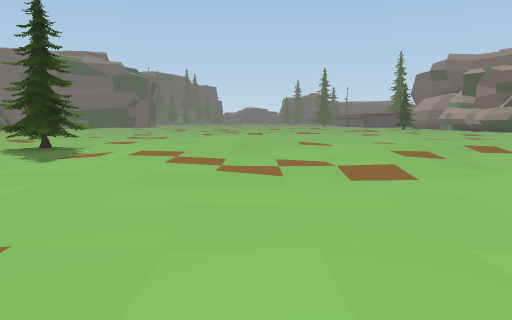
[1] (above)

24 first-person views from a walk through a scene from a Unity 3-D project. The camera is 1.4 m above the floor, tilts 6° down and sees 70° across. The floor is counted in squares, 2 m on a side. Each view is taken from the middle of a square. On the plan, view 1 faces up. The plan holds only what a view shows up to about 11 squares ahead; the rest is blank. The place goes on beyond the plan.

[2]
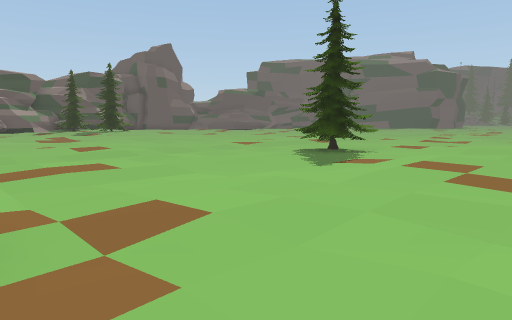

[3]
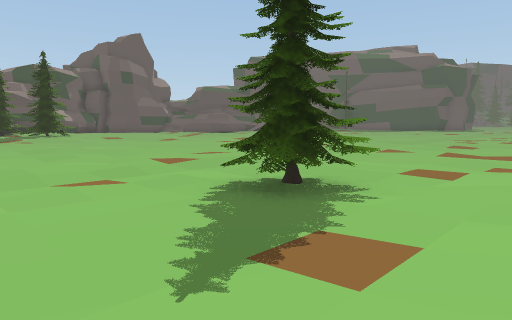

[4]
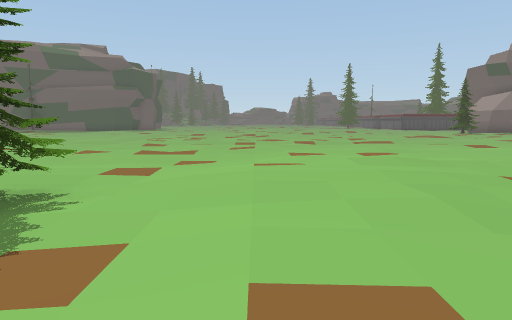

[5]
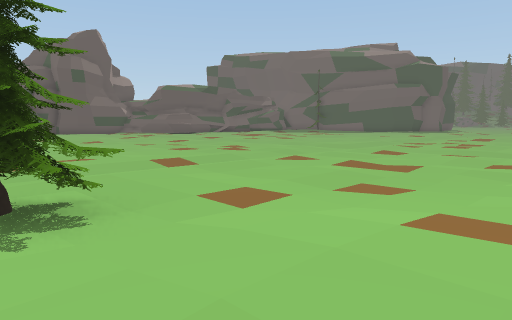

[6]
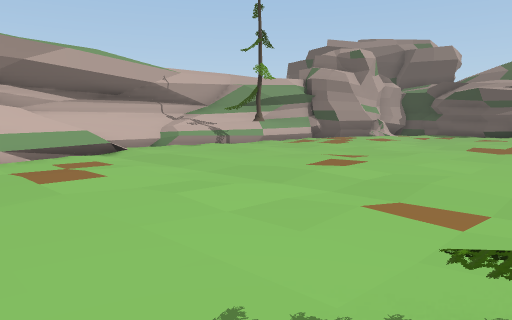

[7]
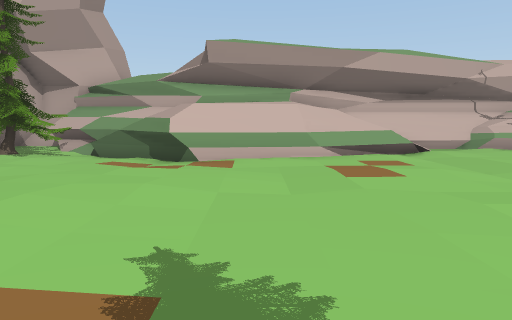

[8]
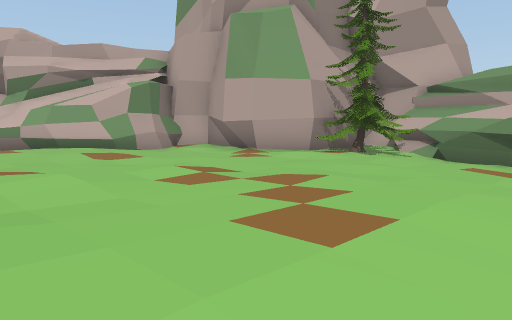

[9]
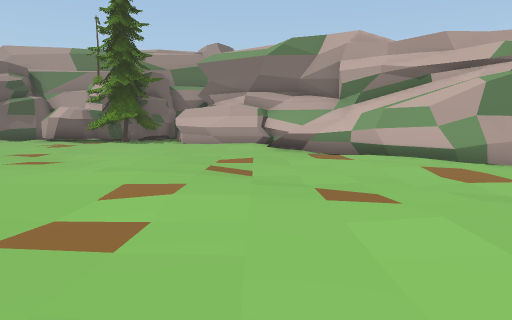

[10]
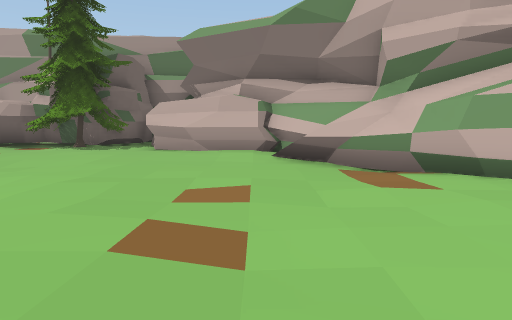

[11]
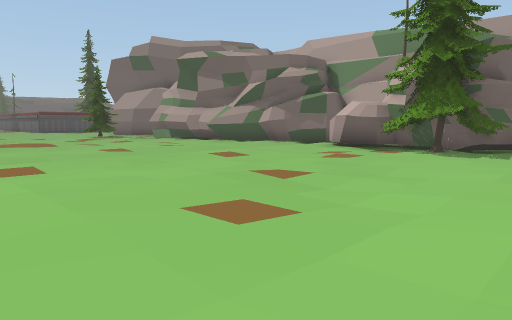

[12]
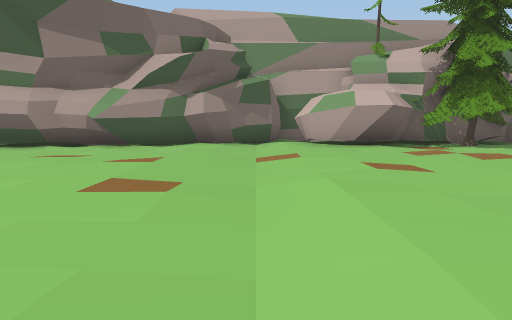

[13]
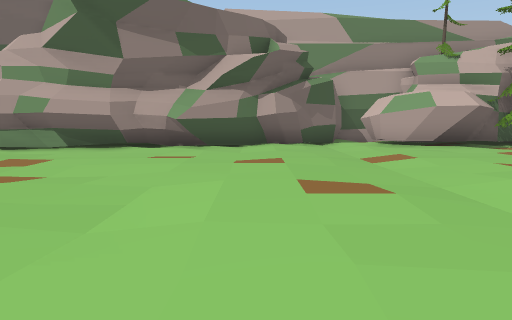

[14]
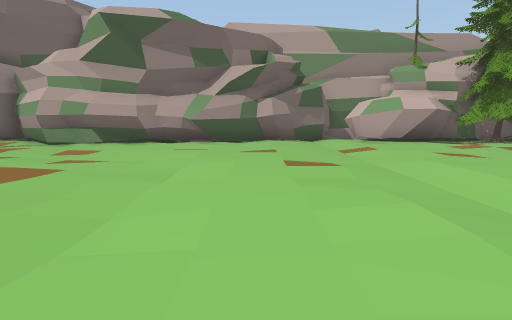

[15]
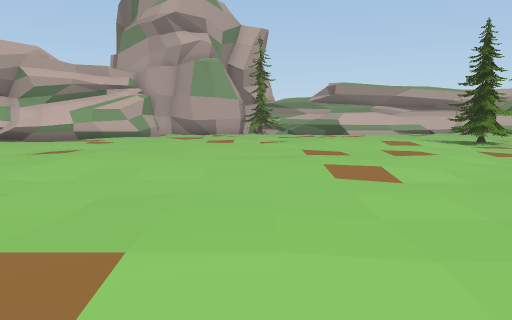

[16]
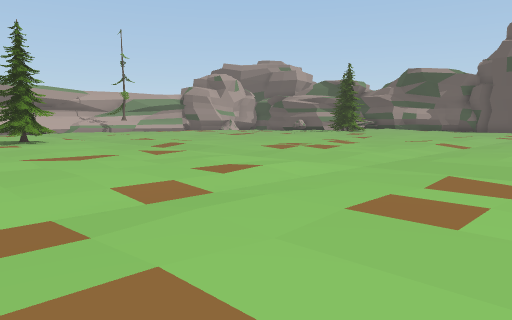

[17]
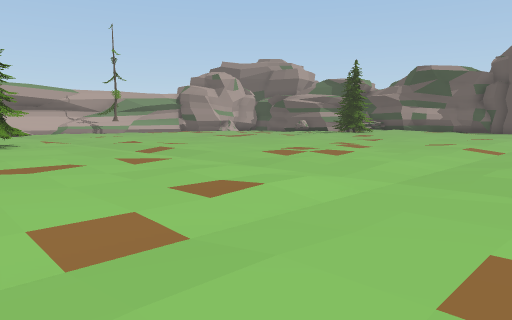

[18]
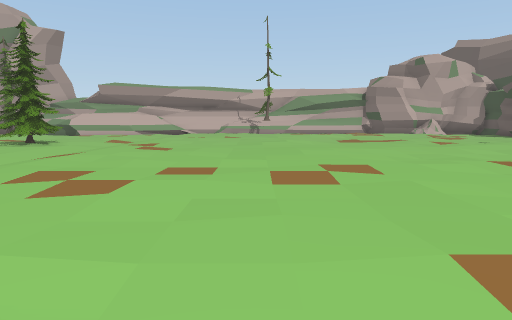

[19]
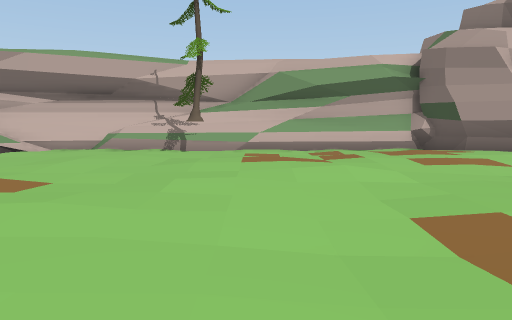

[20]
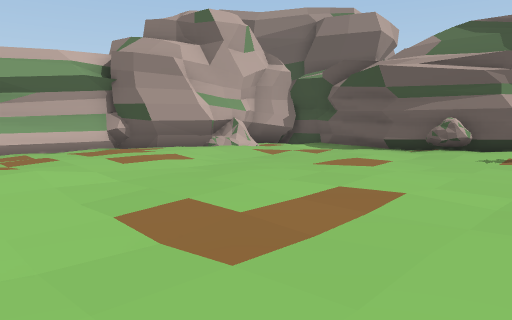

[21]
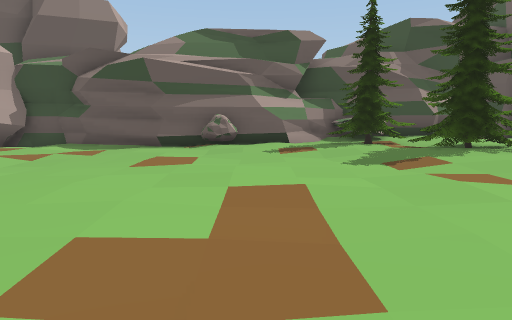

[22]
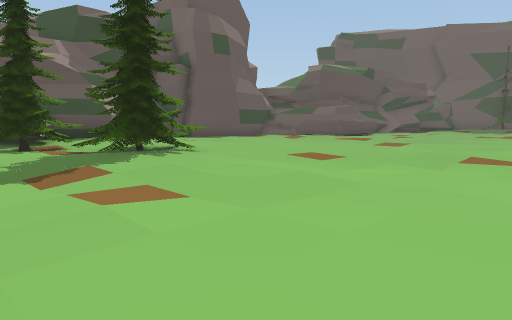

[23]
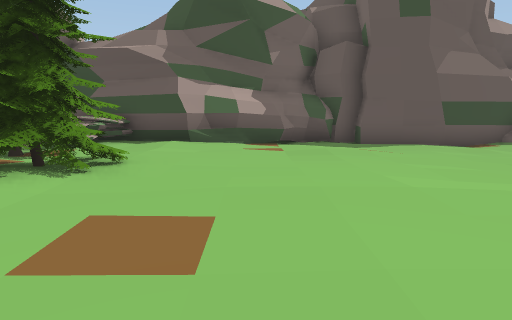

[24]
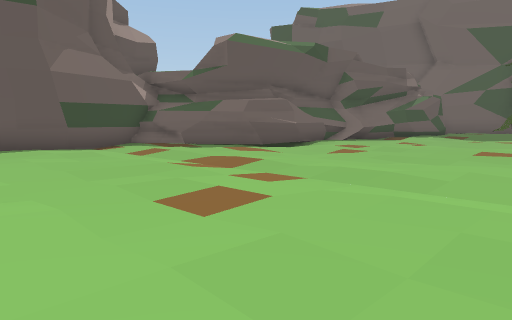

### Floor plan
Key: @ floor where view 1 was taken; # wall or solid block; . main floor; : floor 0.25 m higher than the main floor; + floor 0.5 m higher than the main floor; * floor 2.5 m higher than the main floor; / step, stairs or slope; = window, fence, low wall or low ledge; ^ raised ledge; T tree; R rock; O other object.
Columns run from 28 left of view 1 to 16 right of it. Each row starts with its distance up from view 1.
 27                                        ::.#
 26                                       ::/.#
 25      ..:::                          :/....#
 24      .....                         /......#
 23     .......                      ...../:..##
 22     ...../.            ..:.     ../../.:...#
 21 #..:.......       .://.:.:.    ......::....##
 20 #..::.:.::.:  :....:/...:..   . .::.:..:....#
 19 #..........................  ...............#
 18 #....::...::..::...:./:...  ..::...::..::...#
 17 #::....:..:. .:...:://....  ....:..:.:.:...##
 16 #::.::..:... .:..::.....:.::.::..:...:.:..##
 15 #::::::::::.:..::.::./.:.:::::::::::.:..::##
 14 #/::::::::::.:::....//:.../::::::::::.:::TTT
 13 ##:::::::::...:::..://.:..::::::::::...::TTT
 12  ##+::::::....::.::://...:/++::::::....::.T##
 11   #+++TT/:::.:::::.://:::///+++::::::.:::####
 10   #++TTT/::::::::..://.../++++:::/:::::::#
  9   RRRT/::/:..../:..:..TTT/+++:::::/:....#=
  8    #T///..:.../:::..//:T:::+/:::/..:.../#
  7    #^::......./::..://.:.:+:::::......./#
  6     #::/..:.../...:.//.:.:::::::/..:..###
  5     #R...:..../.:::://:..::::::...:..####
  4     #......../....:./..../:::.......###
  3     #......../:.....//:..::::......##
  2    ##../../.::::..../...../:..../..#
  1    #.://./:::::/.:../....^/./.:/####
  0    #../:::::/..T.:..//=##//=@TT##
 -1    ## O#../......::.////**//TTT#
 -2        ##../=//////== /####//T #
 -3         #######=////########^=
 -4                     #       ##

Where each view was taken, in squares from view 1:
view 1: 0 up, 0 right, facing up
view 2: 1 up, 0 right, facing up-left
view 3: 5 up, 2 left, facing up-left
view 4: 5 up, 2 left, facing up
view 5: 8 up, 1 left, facing up-left
view 6: 8 up, 4 left, facing down-left
view 7: 8 up, 4 left, facing down
view 8: 8 up, 3 left, facing down-right
view 9: 8 up, 1 left, facing right
view 10: 8 up, 3 right, facing right
view 11: 10 up, 4 right, facing up-right
view 12: 19 up, 5 right, facing right
view 13: 21 up, 5 right, facing right
view 14: 21 up, 3 right, facing right
view 15: 20 up, 2 right, facing down
view 16: 22 up, 2 left, facing down-left
view 17: 21 up, 3 left, facing down-left
view 18: 20 up, 12 left, facing down
view 19: 8 up, 14 left, facing down
view 20: 8 up, 14 left, facing down-left
view 21: 6 up, 14 left, facing left
view 22: 7 up, 15 left, facing up-left
view 23: 13 up, 17 left, facing left
view 24: 15 up, 17 left, facing up-left
